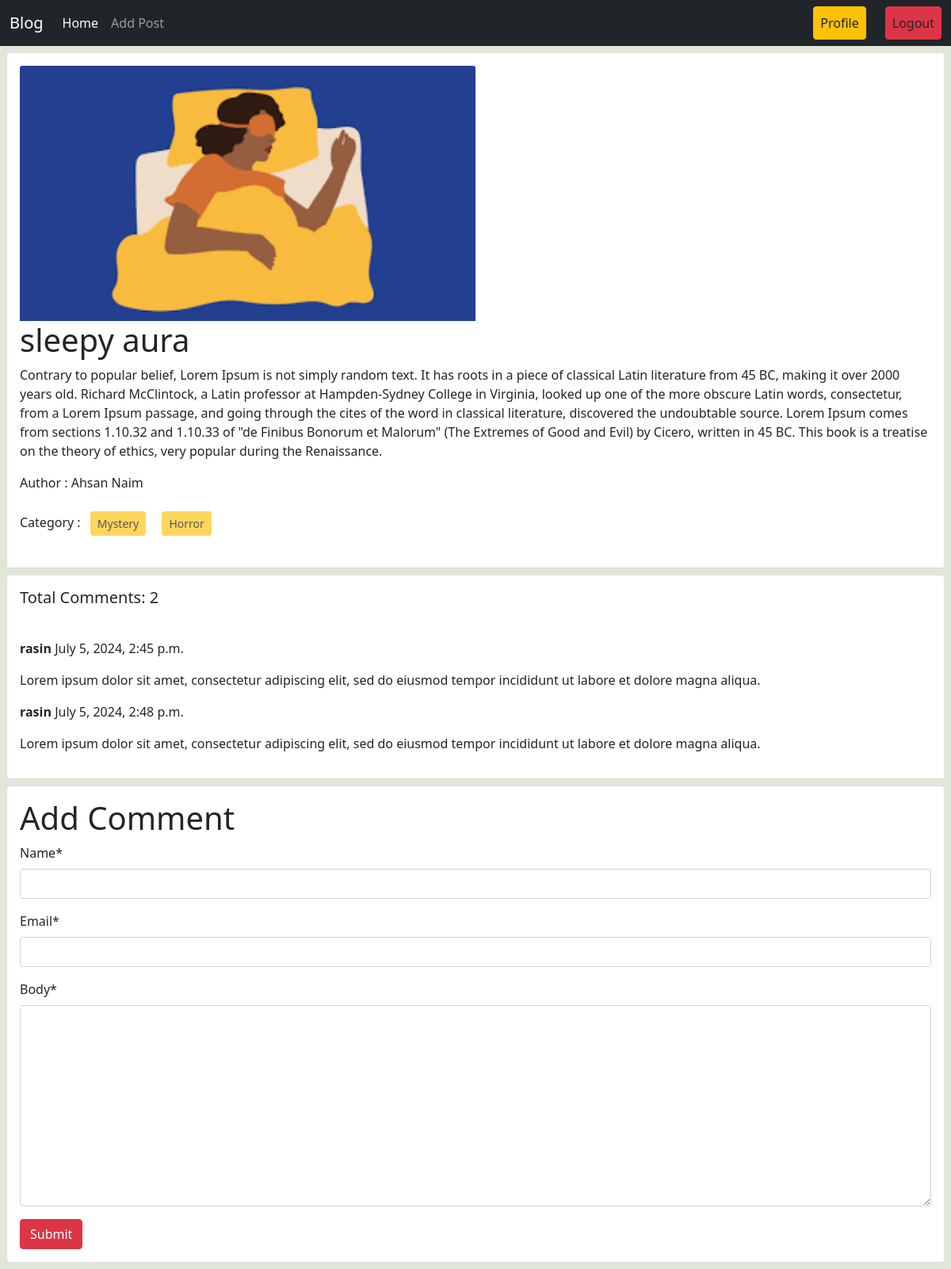
The app's page /post/details/1 (signed in) with its own data.
### posts/models.py (models this page shows, shortened)
class Post(models.Model):
    title = models.CharField(max_length=50)
    content = models.TextField()
    category = models.ManyToManyField(Category)
    author = models.ForeignKey(User, on_delete=models.CASCADE)
    image = models.ImageField(upload_to = 'posts/media/uploads/',blank=True, null=True)

class Comment(models.Model):
    post = models.ForeignKey(Post, on_delete=models.CASCADE, related_name = 'comments')
    name = models.CharField(max_length=30)
    email = models.EmailField()
    body = models.TextField()
    created_on = models.DateTimeField(auto_now_add = True)

### categories/models.py (models this page shows, shortened)
class Category(models.Model):
    name = models.CharField(max_length=100)
    slug = models.SlugField(max_length=100, unique=True, blank=True, null=True)

### posts/views.py (the view, shortened to what this page needs)
# urls.py: path('details/<int:id>',views.DetailsPostView.as_view(), name='detail_post'),
class DetailsPostView(DetailView):
    model = models.Post
    pk_url_kwarg = 'id'
    template_name = 'post_details.html'
    def get_context_data(self,**kwargs):
        context = super().get_context_data(**kwargs)
        post  = self.object #post model er object asbe
        comments = post.comments.all()
        comment_form = forms.CommentForm()
        context['comments'] = comments
        context['comment_form'] = comment_form
        return context

### posts/forms.py
class CommentForm(forms.ModelForm):
    class Meta:
        model = Comment
        fields = ['name', 'email', 'body']

### posts/templates/post_details.html (shortened to what this page needs)
{% extends 'base.html' %} {% block content %}
{% load crispy_forms_tags %}
<div class="col-sm-12">
  <div class="card m-2">
    <div class="card-body">
      <img src="{{post.image.url}}" alt="" class="card-img-top" style="width: 50%;"/>
      <h1 class="card-title">{{post.title}}</h1>
      <p class="card-text">{{post.content}}</p>
      <p>Author : {{post.author.first_name}} {{post.author.last_name}}</p>
      <p>
        Category : {% for cat in post.category.all %}
        <button class="btn btn-warning btn-sm m-2" disabled>
          {{cat.name}}
        </button>
        {% endfor %}
      </p>
    </div>
  </div>
</div>
<div class="card m-2">
    <h5 class="p-3">Total Comments: {{comments |length}}</h5>
    <div class="card-body">
        {% for comment in comments %}
            <p><b>{{comment.name}}</b> {{comment.created_on}} </p>
            <p>{{comment.body}}</p>
        {% endfor %}
    </div>
</div>
<div class="card m-2">
    <div class="card-body">
        <form method="post" >
            <h1>Add Comment</h1>
            {{comment_form | crispy}}
            <button class="btn btn-danger">Submit</button>
        </form>
    </div>
</div>
{% endblock %}

### records on screen
Post: image (picture), title "sleepy aura", content "Contrary to popular belief, Lorem Ipsum is not simply random text. It has roots in a piece of classical Latin literature from 45 BC, making it over 2000 years old. Richard McClintock, a Latin professor at Hampden-Sydney College in Virginia, looked up one of the more obscure Latin words, consectetur, from a Lorem Ipsum passage, and going through the cites of the word in classical literature, discovered the undoubtable source. Lorem Ipsum comes from sections 1.10.32 and 1.10.33 of \"de Finibus Bonorum et Malorum\" (The Extremes of Good and Evil) by Cicero, written in 45 BC. This book is a treatise on the theory of ethics, very popular during the Renaissance.", author.first_name "Ahsan", author.last_name "Naim"
Category: name "Mystery"
Category: name "Horror"
Comment: name "rasin", created_on "July 5, 2024, 2:45 p.m.", body "Lorem ipsum dolor sit amet, consectetur adipiscing elit, sed do eiusmod tempor incididunt ut labore et dolore magna aliqua."
Comment: name "rasin", created_on "July 5, 2024, 2:48 p.m.", body "Lorem ipsum dolor sit amet, consectetur adipiscing elit, sed do eiusmod tempor incididunt ut labore et dolore magna aliqua."

### other values on screen
{{ comments |length }} "2"
